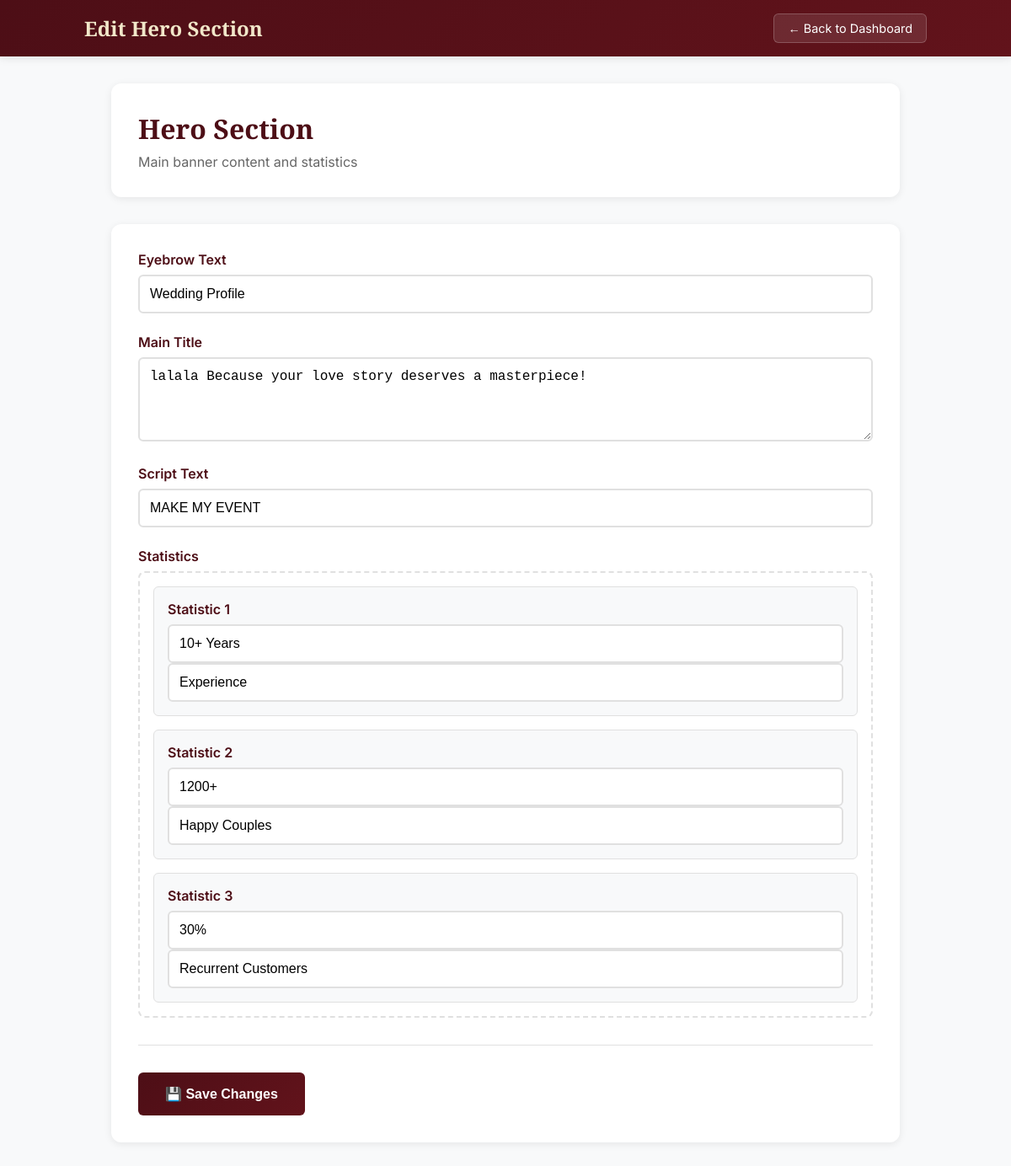
The page /admin/edit-section.php?section=hero (signed in) on the database its author committed.
### tables this page shows
CREATE TABLE content_sections (
            id INTEGER PRIMARY KEY AUTOINCREMENT,
            section_name TEXT UNIQUE NOT NULL,
            content TEXT NOT NULL,
            updated_at TIMESTAMP DEFAULT CURRENT_TIMESTAMP,
            updated_by TEXT
        );

### admin/edit-section.php (the view, shortened to what this page needs)
<?php
$db = new Database();
$conn = $db->getConnection();
$section = $_GET['section'] ?? '';
try {
    $query = "SELECT content FROM content_sections WHERE section_name = ?";
    $stmt = $conn->prepare($query);
    $stmt->execute([$section]);
    $result = $stmt->fetch(PDO::FETCH_ASSOC);
    $current_content = $result ? json_decode($result['content'], true) : [];
} catch (Exception $e) {
    $current_content = [];
}
$section_configs = [
    'hero' => [
        'title' => 'Hero Section',
        'description' => 'Main banner content and statistics',
        'fields' => [
            'eyebrow' => ['label' => 'Eyebrow Text', 'type' => 'text'],
            'title' => ['label' => 'Main Title', 'type' => 'textarea'],
            'script' => ['label' => 'Script Text', 'type' => 'text'],
            'stats' => ['label' => 'Statistics', 'type' => 'stats']
        ]
    ],
    'about' => [
        'title' => 'About Section',
        'description' => 'Company information and story',
        'fields' => [
            'eyebrow' => ['label' => 'Eyebrow Text', 'type' => 'text'],
            'title' => ['label' => 'Section Title', 'type' => 'textarea'],
            'description' => ['label' => 'Description', 'type' => 'textarea']
        ]
    ],
    'segments' => [
        'title' => 'Our Segments',
        'description' => 'Service packages and offerings',
        'fields' => [
            'title' => ['label' => 'Section Title', 'type' => 'text'],
            'items' => ['label' => 'Service Items', 'type' => 'segments']
        ]
    ],
    'contact' => [
        'title' => 'Contact Information',
        'description' => 'Contact details and location',
        'fields' => [
            'eyebrow' => ['label' => 'Eyebrow Text', 'type' => 'text'],
            'title' => ['label' => 'Section Title', 'type' => 'text'],
            'address' => ['label' => 'Address', 'type' => 'textarea'],
            'phone' => ['label' => 'Phone Number', 'type' => 'text'],
            'email' => ['label' => 'Email Address', 'type' => 'email'],
            'map_query' => ['label' => 'Map Search Query', 'type' => 'text']
        ]
    ],
    'navigation' => [
        'title' => 'Navigation Menu',
        'description' => 'Website navigation links',
        'fields' => [
            'links' => ['label' => 'Navigation Links', 'type' => 'navigation']
        ]
    ],
    'footer' => [
        'title' => 'Footer',
        'description' => 'Footer text and copyright',
        'fields' => [
            'text' => ['label' => 'Footer Text', 'type' => 'text']
        ]
    ]
];
$config = $section_configs[$section];
?>
<!DOCTYPE html>
<html lang="en">
<head>
</head>
<body>
    <div class="header">
        <div class="header-content">
            <div class="logo">
                <h1>Edit <?php echo $config['title']; ?></h1>
            </div>
            <a href="dashboard.php" class="back-btn">← Back to Dashboard</a>
        </div>
    </div>
    <div class="container">
        <div class="section-header">
            <h2><?php echo $config['title']; ?></h2>
            <p><?php echo $config['description']; ?></p>
        </div>
        <div class="form-container">
            <form method="POST">
                <?php foreach ($config['fields'] as $field_name => $field_config): ?>
                    <div class="form-group">
                        <label><?php echo $field_config['label']; ?></label>
                        <?php if ($field_config['type'] === 'text' || $field_config['type'] === 'email'): ?>
                            <input type="<?php echo $field_config['type']; ?>"
                                   name="content[<?php echo $field_name; ?>]"
                                   value="<?php echo htmlspecialchars($current_content[$field_name] ?? ''); ?>">
                        <?php elseif ($field_config['type'] === 'textarea'): ?>
                            <textarea name="content[<?php echo $field_name; ?>]" rows="3"><?php echo htmlspecialchars($current_content[$field_name] ?? ''); ?></textarea>
                        <?php elseif ($field_config['type'] === 'stats'): ?>
                            <div class="stats-container">
                                <?php $stats = $current_content[$field_name] ?? []; ?>
                                <?php foreach ($stats as $index => $stat): ?>
                                    <div class="stat-item">
                                        <div class="item-header">
                                            <span class="item-title">Statistic <?php echo $index + 1; ?></span>
                                        </div>
                                        <input type="text" placeholder="Number (e.g., 10+ Years)"
                                               name="content[<?php echo $field_name; ?>][<?php echo $index; ?>][number]"
                                               value="<?php echo htmlspecialchars($stat['number'] ?? ''); ?>">
                                        <input type="text" placeholder="Label (e.g., Experience)"
                                               name="content[<?php echo $field_name; ?>][<?php echo $index; ?>][label]"
                                               value="<?php echo htmlspecialchars($stat['label'] ?? ''); ?>">
                                    </div>
                                <?php endforeach; ?>
                            </div>
                        <?php endif; ?>
                    </div>
                <?php endforeach; ?>
                <div class="form-actions">
                    <button type="submit" name="update_content" class="save-btn">
                        💾 Save Changes
                    </button>
                </div>
            </form>
        </div>
    </div>
</body>
</html>

### admin/edit-section.php (style rules this page uses)
* { box-sizing: border-box; }
body { margin: 0; font-family: Inter, system-ui, sans-serif; background: #f8f9fa; color: #333; }
.header { background: linear-gradient(135deg, #4d0e16 0%, #62131b 100%); color: white; padding: 1rem 2rem; box-shadow: 0 2px 10px rgba(0,0,0,0.1); }
.header-content { display: flex; justify-content: space-between; align-items: center; max-width: 1000px; margin: 0 auto; }
.logo h1 { font-family: "Playfair Display", serif; margin: 0; font-size: 1.5rem; color: #f1e7c9; }
.back-btn { background: rgba(255, 255, 255, 0.1); color: white; padding: 0.5rem 1rem; border: 1px solid rgba(255, 255, 255, 0.2); border-radius: 6px; text-decoration: none; font-size: 0.9rem; transition: all 0.3s ease; }
.container { max-width: 1000px; margin: 0 auto; padding: 2rem; }
.section-header { background: white; padding: 2rem; border-radius: 12px; box-shadow: 0 2px 10px rgba(0,0,0,0.08); margin-bottom: 2rem; }
.section-header h2 { font-family: "Playfair Display", serif; color: #4d0e16; margin: 0 0 0.5rem 0; font-size: 2rem; }
.section-header p { color: #666; margin: 0; }
.form-container { background: white; padding: 2rem; border-radius: 12px; box-shadow: 0 2px 10px rgba(0,0,0,0.08); }
.form-group { margin-bottom: 1.5rem; }
label { display: block; margin-bottom: 0.5rem; font-weight: 600; color: #4d0e16; }
input[type="text"], input[type="email"], textarea { width: 100%; padding: 0.75rem; border: 2px solid #e0e0e0; border-radius: 6px; font-size: 1rem; transition: border-color 0.3s ease; }
textarea { min-height: 100px; resize: vertical; }
.stats-container, .segments-container, .navigation-container { border: 2px dashed #e0e0e0; border-radius: 8px; padding: 1rem; }
.stat-item, .segment-item, .nav-item { background: #f8f9fa; padding: 1rem; margin-bottom: 1rem; border-radius: 6px; border: 1px solid #e0e0e0; }
.stat-item:last-child, .segment-item:last-child, .nav-item:last-child { margin-bottom: 0; }
.item-header { display: flex; justify-content: between; align-items: center; margin-bottom: 0.5rem; }
.item-title { font-weight: 600; color: #4d0e16; }
.form-actions { display: flex; gap: 1rem; margin-top: 2rem; padding-top: 2rem; border-top: 1px solid #e0e0e0; }
.save-btn { background: linear-gradient(135deg, #4d0e16 0%, #62131b 100%); color: white; padding: 1rem 2rem; border: none; border-radius: 6px; font-size: 1rem; font-weight: 600; cursor: pointer; transition: all 0.3s ease; }

### rows shown on the page
content_sections: content "Wedding Profile", content "lalala Because your love story deserves a masterpiece!", content "MAKE MY EVENT"

### other values the page prints
$config['title'] "Hero Section"
$config['description'] "Main banner content and statistics"
$field_config['label'] "Eyebrow Text"
$field_config['label'] "Main Title"
$field_config['label'] "Script Text"
$field_config['label'] "Statistics"
